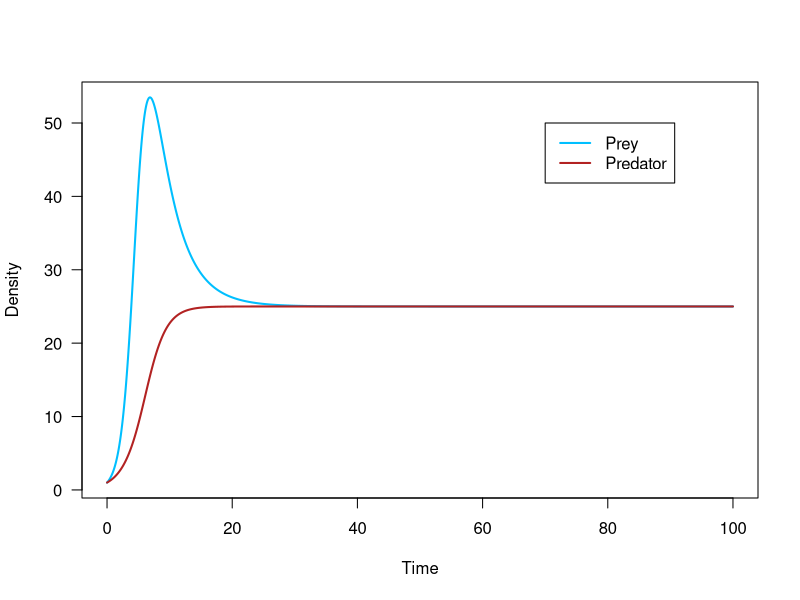
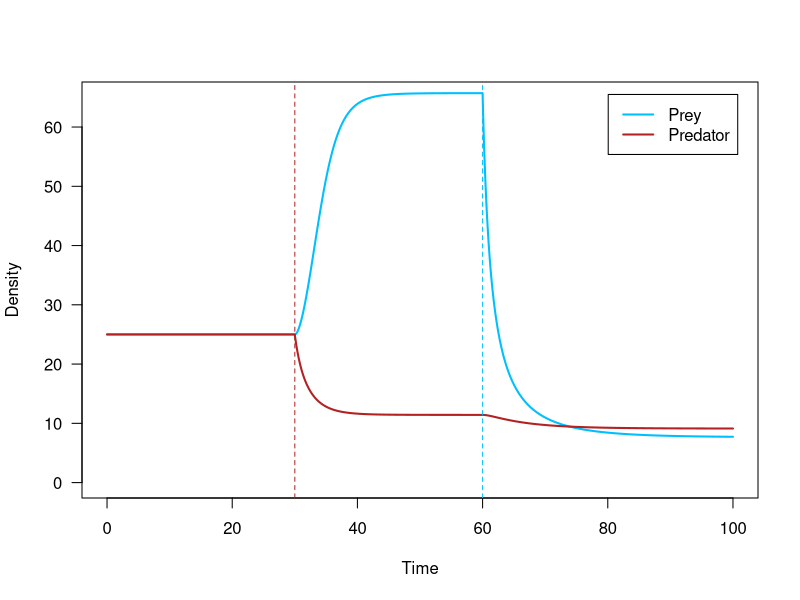
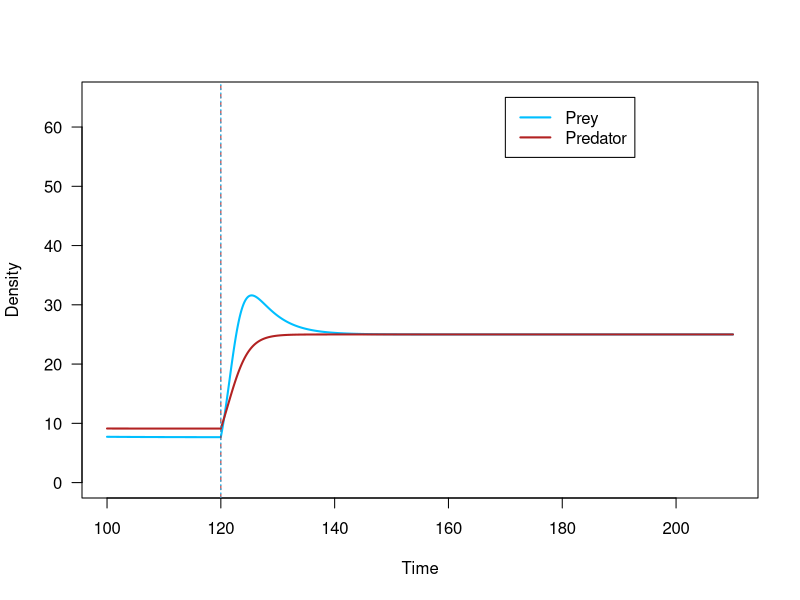
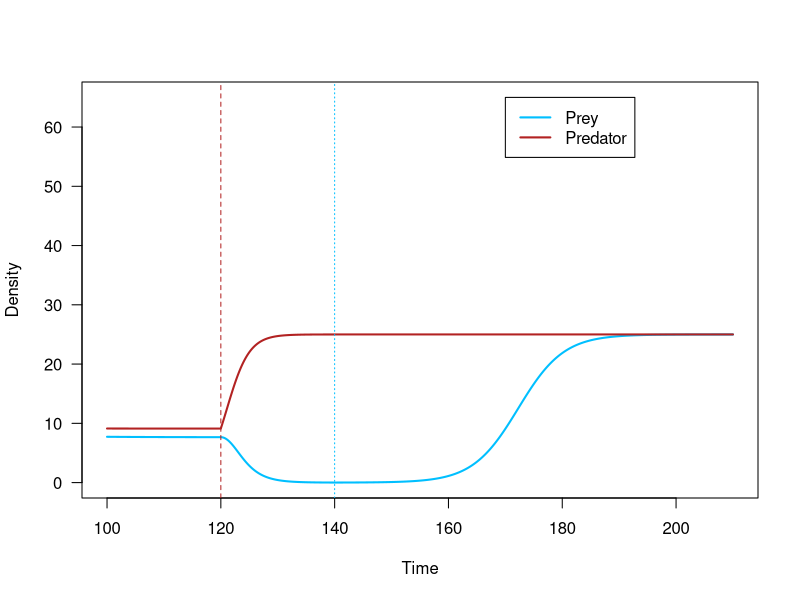
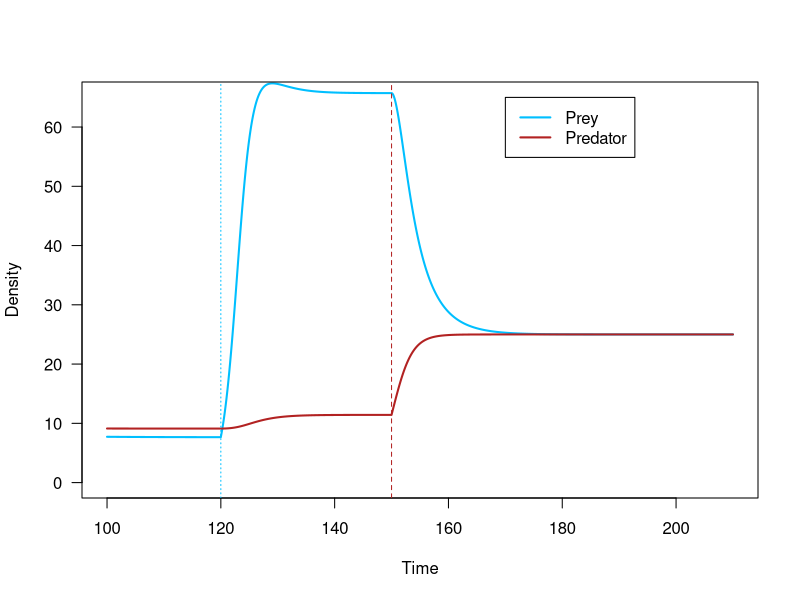
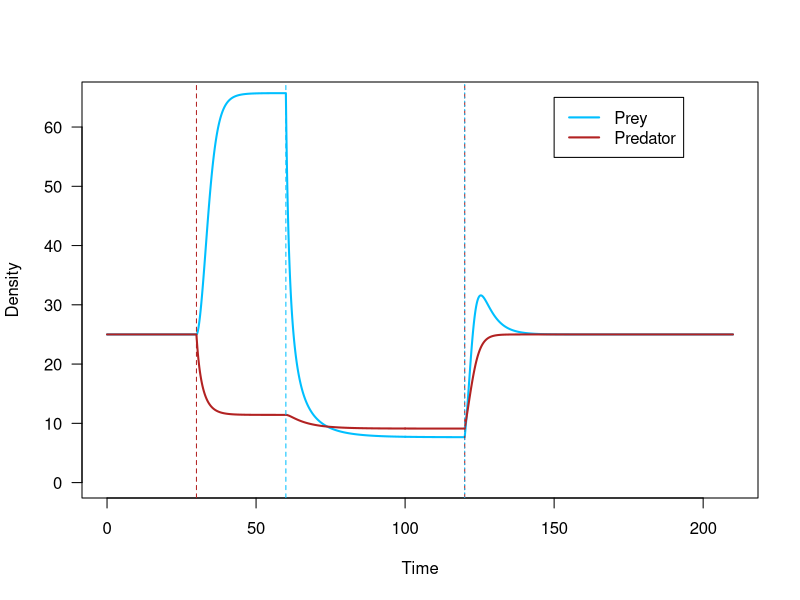
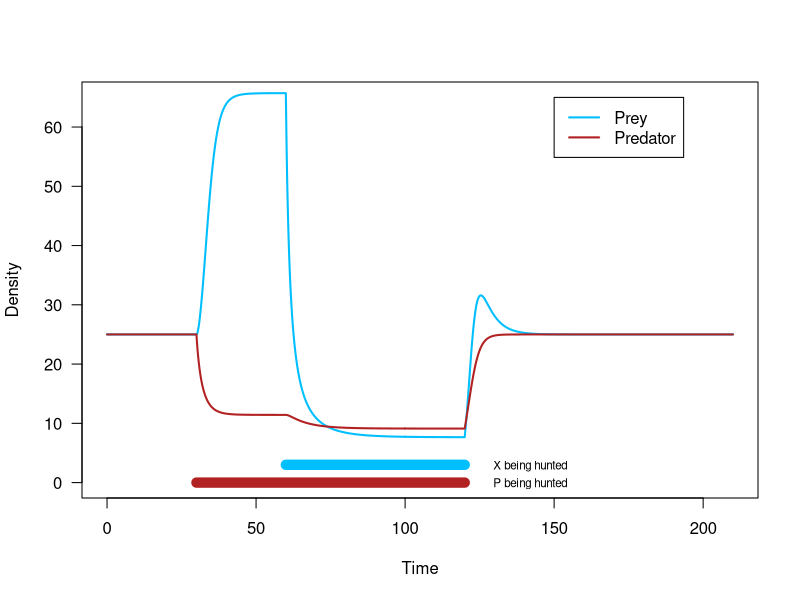
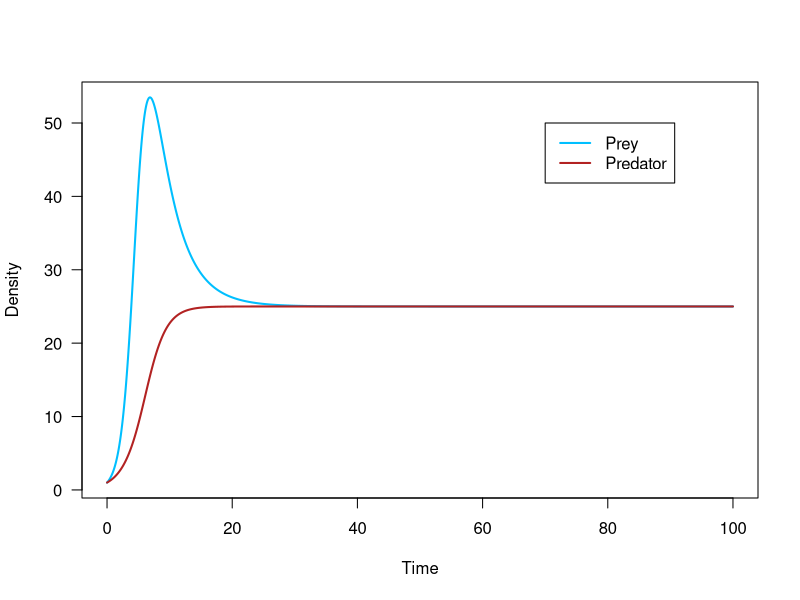

R code for these plots, in order:
## ---- chunk 1
knitr::opts_chunk$set(echo = TRUE)
## ---- chunk 2
r_x <- 1 		# prey X's growth rate
K_x <- 100 		# prey X's carrying capacity
a_x <- 0.03		# attack rate of predator on prey X
c <- 0.05		# predator's conversion efficiency
a_y <- 0.03		# attack rate of predator on prey Y
d_p <- 0.25		# mortality rate of predator
K_p <- 25		# predator's carrying capacity
Y <- 500		# abundance of other prey type
## ---- chunk 3
X0 <- 1 # prey X initial population size
P0 <- 1 # predator initial population size
## ---- chunk 4
# creating holding vectors and filling initial conditions
tset <- seq(from = 0, to = 100, length.out = 20000)
X.simu1 <- NaN*tset
X.simu1[1] <- X0
P.simu1 <- NaN*tset
P.simu1[1] <- P0

for(i in 2:length(tset)){
  # calculating change in time
	dt <- tset[i]-tset[i-1]
	
	# storing temporary variables
	X <- X.simu1[i-1]
	P <- P.simu1[i-1]
	
	# calculating change in population size of predator and prey
	dX <- ( r_x*X*(1-X/K_x) - a_x*P*X ) * dt #no harvest so no h
	dP <- ( P*(c*(a_x*X+a_y*Y)-d_p)*(1-P/K_p) ) * dt
	
	# calculating total population size of predator and prey
	# storing in holding vector
	X.simu1[i] <- X.simu1[i-1] + dX
	P.simu1[i] <- P.simu1[i-1] + dP
}
## ---- chunk 5
# storing colors for predator and prey
Xcol <- 'deepskyblue'
Pcol <- 'firebrick'
## ---- chunk 6
# plot prey (X.simu1) against time (tset)
plot(x = tset, y = X.simu1,
     type = 'l', las = 1, lwd = 2, col = Xcol,
     xlab = 'Time', ylab = 'Density')

# plot predator (P.simu1) against time (tset)
lines(x = tset, y = P.simu1,
      lwd = 2, col = Pcol)

# add a legend
legend(x = 70, y = 50, 
       lwd = 2,
       legend = c('Prey', 'Predator'),
       col = c(Xcol, Pcol))
## ---- chunk 7
#i am going ot srart with the population size a tt he end of the prey similuation, making th eassumption that it reach 
X0 <- X.simu1[length(tset)]
P0 <- P.simu1[length(tset)]
## ---- chunk 8
h_x <- 0.65 		# hunting rate of species X
h_p <- 0.325		# hunting rate of species P
## ---- chunk 9
# tim to start hunting pred at day 30
t_Pstart <- 30

# time to start hunting the prey at time 60 
t_Xstart <- 60
## ---- chunk 10
# creating holding vectors and filling initial conditions
tset <- seq(from = 0, to = 100, length.out = 20000)
X.simu2 <- NaN*tset
X.simu2[1] <- X0
P.simu2 <- NaN*tset
P.simu2[1] <- P0
## ---- chunk 11
for(i in 2:length(tset)){
  
  # ifelse statements for hunting
	if(tset[i] < t_Pstart){ h_p_now <- 0 } ##if the time is before i can start hunting, make my hunting dumby variable 0 so no hunting is happening
  else { h_p_now <- h_p } ##if my current time is after hunting has started, make it the hunting rate for predators
	
	if(tset[i] < t_Xstart){ h_x_now <- 0 } ## same as above but with prey
  else { h_x_now <- h_x } ## 
	
  # calculating change in time
	dt <- tset[i]-tset[i-1]
	
	# 
	X <- X.simu2[i-1]
	P <- P.simu2[i-1]
	
	# calculating change in population size for predator and prey
	dX <- ( r_x*X*(1-X/K_x) - a_x*P*X - h_x_now*X ) * dt
	dP <- ( P*(c*(a_x*X+a_y*Y)-d_p)*(1-P/K_p) - h_p_now*P ) * dt
	
	# calculating total population size for predator and prey
	X.simu2[i] <- X.simu2[i-1] + dX
	P.simu2[i] <- P.simu2[i-1] + dP
}
## ---- chunk 12
# Scenario 2:
# timeseries here time on x and simulation of prey and predaotrs each as a line

# plot prey (X.simu2) against time (tset)
plot(x = tset, y = X.simu2,
     type = 'l', las = 1, lwd = 2, col = Xcol,
     xlab = 'Time', ylab = 'Density',
     ylim = c(0, 65))

# plot predator (P.simu2) against time (tset)
lines(x = tset, y = P.simu2,
      lwd = 2, col = Pcol)

# add a legend
## New legend arguments!! What do they do? ##
legend(x = 'topright',  # turns out we can tell R to put the legend in a physical place on the plot
       inset = 0.03,   # the inset argument tells R how far inside the axes to place the legend
       lwd = 2,
       legend = c('Prey','Predator'),
       col = c(Xcol, Pcol))

# add vertical lines to indicate where hunting was turned on for each species
abline(v = t_Pstart, lty = 2, col = Pcol)
abline(v = t_Xstart, lty = 2, col = Xcol)
## ---- chunk 13
# start new simulation with values from the end of the previous simulation
#set initial conditions to be the pop valus at equilibrium with hunting aka at the end of the simulation
X0_dis <- X.simu2[length(tset)]
P0_dis <- P.simu2[length(tset)]
## ---- chunk 14
tset2 <- seq(from = 100, to = 210,length.out = 21000) #note to self this is different from tset1
## ---- chunk 15
#both stop around 20 years

t_stophunt <- 120
## ---- chunk 16
t_stopX <- 170


## ---- chunk 17

t_stopP <- 150

## ---- chunk 18
# creating holding vectors and storing initial conditions
X.simu3 <- NaN*tset2 #note tset2 and updated to simu3
X.simu3[1] <- X0_dis
P.simu3 <- NaN*tset2
P.simu3[1] <- P0_dis


head(X.simu3)

# using tset2: time from 100 to 210
for(i in 2:length(tset2)){
	
  # if else statements
  ## tstophunt is 120 (time we stop hunting) is the same for both
  ## if the current time is before we stop hunting, then keep on hunting. set the hunting rate to teh hunting rate
	if(tset2[i] < t_stophunt){ h_p_now <- h_p } else { h_p_now <- 0 } ##if after we stop hunting, set to 0, no more hunting!
	
  ## 
  ## same as above but for prey
	if(tset2[i] < t_stophunt){ h_x_now <- h_x } else { h_x_now <- 0 }
	
  # calculating change in time
	dt <- tset2[i]-tset2[i-1] #tset2
	
	# storing temporary variables
	X <- X.simu3[i-1]
	P <- P.simu3[i-1]
	
	# calculating change in population size
	dX <- (r_x*X*(1-X/K_x) - a_x*P*X - h_x_now*X ) * dt
	dP <- (P*(c*(a_x*X+a_y*Y)-d_p)*(1-P/K_p) - h_p_now*P ) * dt
	
	# calculating total population size and storing in holding vector
	X.simu3[i] <- X.simu3[i-1] + dX
	P.simu3[i] <- P.simu3[i-1] + dP
}
## ---- chunk 19
# Scenario 3:
# 

# plot prey (X.simu3) against time (tset2)
plot(x = tset2, y = X.simu3,
     type = 'l', las = 1, lwd = 2, col = Xcol,
     xlab = 'Time', ylab = 'Density',
     ylim = c(0, 65))

# plot predator (P.simu3) against time (tset2)
lines(x = tset2, y = P.simu3,
      lwd = 2, col = Pcol)

# add a legend
legend(x = 170, y = 65, 
       lwd = 2,
       legend = c('Prey', 'Predator'),
       col = c(Xcol, Pcol))

# add vertical lines to indicate where hunting stopped
abline(v = t_stophunt, lty = 2, col = Pcol)
abline(v = t_stophunt, lty = 3, col = Xcol)
## ---- chunk 20
# creating holding vectors and storing initial conditions
X.simu4 <- NaN*tset2
X.simu4[1] <- X0_dis
P.simu4 <- NaN*tset2
P.simu4[1] <- P0_dis

for(i in 2:length(tset2)){
	
  # if time is before t_stophunt, h_p_now = h_p
  # else, h_p_now = 0
	if(tset2[i] < t_stophunt){ h_p_now <- h_p } else { h_p_now <- 0 } 
	
  # if time is before t_stopX, h_x_now = h_x
  # else, h_x_now = 0
	if(tset2[i] < t_stopX){ h_x_now <- h_x } else { h_x_now <- 0 }## UPDATE HERE!! important- setting different time to stop hunting
	
  # calculating change in time
	dt <- tset2[i]-tset2[i-1]
	
	# storing temporary variables
	X <- X.simu4[i-1]
	P <- P.simu4[i-1]
	
	# calculating change in population size
	dX <- ( r_x*X*(1-X/K_x) - a_x*P*X - h_x_now*X ) * dt
	dP <- ( P*(c*(a_x*X+a_y*Y)-d_p)*(1-P/K_p) - h_p_now*P ) * dt
	
	# calculating total population size and storing in holding vector
	X.simu4[i] <- X.simu4[i-1] + dX
	P.simu4[i] <- P.simu4[i-1] + dP
}
## ---- chunk 21
# Scenario 4:
t_stopnew <- 140

# creating holding vectors and storing initial conditions
X.simu4 <- NaN*tset2
X.simu4[1] <- X0_dis
P.simu4 <- NaN*tset2
P.simu4[1] <- P0_dis

for(i in 2:length(tset2)){
	
  # if time is before t_stophunt, h_p_now = h_p
  # else, h_p_now = 0
	if(tset2[i] < t_stophunt){ h_p_now <- h_p } else { h_p_now <- 0 } 
	
  # if time is before t_stopX, h_x_now = h_x
  # else, h_x_now = 0
	if(tset2[i] < t_stopnew){ h_x_now <- h_x } else { h_x_now <- 0 }## UPDATE HERE!! important- setting different time to stop hunting
	
  # calculating change in time
	dt <- tset2[i]-tset2[i-1]
	
	# storing temporary variables
	X <- X.simu4[i-1]
	P <- P.simu4[i-1]
	
	# calculating change in population size
	dX <- ( r_x*X*(1-X/K_x) - a_x*P*X - h_x_now*X ) * dt
	dP <- ( P*(c*(a_x*X+a_y*Y)-d_p)*(1-P/K_p) - h_p_now*P ) * dt
	
	# calculating total population size and storing in holding vector
	X.simu4[i] <- X.simu4[i-1] + dX
	P.simu4[i] <- P.simu4[i-1] + dP
}
# 

# plot prey (X.simu4) against time (tset2)
plot(x = tset2, y = X.simu4,
     type = 'l', las = 1, lwd = 2, col = Xcol,
     xlab = 'Time', ylab = 'Density',
     ylim = c(0, 65))

# plot predator (P.simu4) against time (tset2)
lines(x = tset2, y = P.simu4,
      lwd = 2, col = Pcol)

# add a legend
legend(x = 170, y = 65, 
       lwd = 2,
       legend = c('Prey', 'Predator'),
       col = c(Xcol, Pcol))

# add vertical lines to indicate where hunting stopped
abline(v = t_stophunt, lty = 2, col = Pcol)
abline(v = t_stopnew, lty = 3, col = Xcol)



## ---- chunk 22



## ---- chunk 23
# creating holding vectors and storing initial conditions
X.simu5 <- NaN*tset2
X.simu5[1] <- X0_dis
P.simu5 <- NaN*tset2
P.simu5[1] <- P0_dis

for(i in 2:length(tset2)){
	#IMPRTAnt updates here
  # if time is before t_stophunt, h_p_now = h_p
  # else, h_p_now = 0
	if(tset2[i] < t_stopP){ h_p_now <- h_p } else { h_p_now <- 0 } 
	
  # if time is before t_stopX, h_x_now = h_x
  # else, h_x_now = 0
	if(tset2[i] < t_stophunt){ h_x_now <- h_x } else { h_x_now <- 0 }## UPDATE HERE!! important- setting different time to stop hunting
	
  # calculating change in time
	dt <- tset2[i]-tset2[i-1]
	
	# storing temporary variables
	X <- X.simu5[i-1]
	P <- P.simu5[i-1]
	
	# calculating change in population size
	dX <- ( r_x*X*(1-X/K_x) - a_x*P*X - h_x_now*X ) * dt
	dP <- ( P*(c*(a_x*X+a_y*Y)-d_p)*(1-P/K_p) - h_p_now*P ) * dt
	
	# calculating total population size and storing in holding vector
	X.simu5[i] <- X.simu5[i-1] + dX
	P.simu5[i] <- P.simu5[i-1] + dP
}
# 

## ---- chunk 24
# Scenario 5:
# plot prey (X.simu4) against time (tset2)
plot(x = tset2, y = X.simu5,
     type = 'l', las = 1, lwd = 2, col = Xcol,
     xlab = 'Time', ylab = 'Density',
     ylim = c(0, 65))

# plot predator (P.simu4) against time (tset2)
lines(x = tset2, y = P.simu5,
      lwd = 2, col = Pcol)

# add a legend
legend(x = 170, y = 65, 
       lwd = 2,
       legend = c('Prey', 'Predator'),
       col = c(Xcol, Pcol))

# add vertical lines to indicate where hunting stopped
abline(v = t_stopP, lty = 2, col = Pcol)
abline(v = t_stophunt, lty = 3, col = Xcol)

## ---- chunk 25
# first section time 0 to 100, community disassembly aka plot 2b
## plot prey
plot(x = tset, y = X.simu2,
     type = 'l', las = 1, lwd = 2, col = Xcol,
     xlab = 'Time', ylab = 'Density',
     xlim = c(0, 210), ylim = c(0, 65))
## plot predator
lines(x = tset, y = P.simu2,
      lwd = 2, col = Pcol)

# second part: recovery with synchrous stopping of hunting
## plot prey
lines(x = tset2, y = X.simu3,
      lwd = 2, col = Xcol)
## plot predator
lines(x = tset2, y = P.simu3,
      lwd = 2, col = Pcol)

# add a legend
legend(x = 150, y = 65, 
       legend = c('Prey','Predator'),
       lwd = 2,
       col = c(Xcol, Pcol))

# add vertical lines to indicate where hunting ***started
abline(v = t_Xstart, lty = 2, col = Xcol)
abline(v = t_Pstart, lty = 2, col = Pcol)

# ad vertical lines to indicate where hunting ***ended
abline(v = t_stophunt, lty = 2, col = Pcol)
abline(v = t_stophunt, lty = 3, col = Xcol)
## ---- chunk 26
# same
## plot prey
plot(x = tset, y = X.simu2,
     type = 'l', las = 1, lwd = 2, col = Xcol,
     xlab = 'Time', ylab = 'Density',
     xlim = c(0, 210), ylim = c(0, 65))
## plot predator
lines(x = tset, y = P.simu2,
      lwd = 2, col = Pcol)

# same
## plot prey
lines(x = tset2, y = X.simu3,
      lwd = 2, col = Xcol)
## plot predator
lines(x = tset2, y = P.simu3,
      lwd = 2, col = Pcol)

# add a legend
legend(x = 150, y = 65, 
       legend = c('Prey','Predator'),
       lwd = 2,
       col = c(Xcol, Pcol))

#changes start here
# add horizontal line to indicate when prey hunting occurred
lines(x = c(t_Xstart, t_stophunt), y = c(3, 3), 
      lwd = 10, col = Xcol)
text(x = 142, y = 2.8, 'X being hunted', cex = .7)

# add horizontal line to indicate where predator hunting occurred
lines(x = c(t_Pstart, t_stophunt), y = c(0, 0), 
      lwd = 10, col = Pcol)
text(x = 142, y = -.2, 'P being hunted', cex = .7)
## ---- chunk 27
Yset <- seq(from = 0, to = 1000,length.out = 50) #densities I want to look at (0-1000 prey items)
## ---- chunk 28
# checking to make sure that simulation has reached equilibrium

# plot prey (X.simu1) against time
plot(x = tset, y = X.simu1,
     type = 'l', las = 1, lwd = 2, col = Xcol, 
     xlab = 'Time', ylab = 'Density')

# plot predator a(P.simu1) against time
lines(x = tset, y = P.simu1,
      lwd = 2, col = Pcol)

# add a legend
legend(x = 70, y = 50, 
       legend = c('Prey','Predator'),
       col = c(Xcol, Pcol),
       lwd = 2)
## ---- chunk 29
Xstarset <- NaN*Yset
Pstarset <- NaN*Yset
## ---- chunk 30
for(j in 1:length(Yset)){
  # assign the value of Y
	Y <- Yset[j] 
	
	# create a holding vector for predator and prey populations
	# and fill with initial conditions
	X.simu <- NaN*tset
	X.simu[1] <- 1   
	P.simu <- NaN*tset 
	P.simu[1] <- 1
	
	for(i in 2:length(tset)){
	  # calculating change in time
		dt <- tset[i]-tset[i-1]
		
		# storing temporary variables
		X <- X.simu[i-1]
		P <- P.simu[i-1]
		
		# calculating change in population size
		dX <- ( r_x*X*(1-X/K_x) - a_x*P*X - h_x*X ) * dt
		dP <- ( P*(c*(a_x*X+a_y*Y)-d_p)*(1-P/K_p) - h_p*P ) * dt
		
		# calculating total population size
		X.simu[i] <- X.simu[i-1] + dX
		P.simu[i] <- P.simu[i-1] + dP	
	}
	
	# storing last population size (equilibrium population size) in holding vector
	Xstarset[j] <- X.simu[length(tset)]
	Pstarset[j] <- P.simu[length(tset)]
	
}
## ---- chunk 31
# plot stable equilibria of predator (Pstarset) against density of alternate prey (Yset)
plot(x = Yset, y = Pstarset,
     type = 'l', lwd = 2, col = Pcol, las = 1,
     xlab = 'Density of alternate prey, Y', ylab = 'Stable equilibria of predator, P*')

# plot stable equilibria of prey (Xstarset) against density of alternate prey (Yset)
plot(x = Yset, y = Xstarset,
     type = 'l', lwd = 2, col = Xcol, las = 1, 
     xlab = 'Density of alternate prey, Y', ylab = 'Stable equilibria of focal prey, X*')
## ---- chunk 32



## ---- chunk 33
# 2d
# Scenario 5:
# first section time 0 to 100, community disassembly aka plot 2b
## plot prey
plot(x = tset, y = X.simu2,
     type = 'l', las = 1, lwd = 2, col = Xcol,
     xlab = 'Time', ylab = 'Density',
     xlim = c(0, 210), ylim = c(0, 65))
## plot predator
lines(x = tset, y = P.simu2,
      lwd = 2, col = Pcol)


# second part: recovery with synchrous stopping of hunting
## plot prey
lines(x = tset2, y = X.simu5,
      lwd = 2, col = Xcol)
## plot predator
lines(x = tset2, y = P.simu5,
      lwd = 2, col = Pcol)

# add a legend
legend(x = 'topright',  # turns out we can tell R to put the legend in a physical place on the plot
       inset = 0.03,   # the inset argument tells R how far inside the axes to place the legend
       lwd = 2, 
       legend = c('Prey','Predator'),
       col = c(Xcol, Pcol))

# add vertical lines to indicate where hunting ***started
abline(v = t_Xstart, lty = 2, col = Xcol)
abline(v = t_Pstart, lty = 2, col = Pcol)

# ad vertical lines to indicate where hunting ***ended
abline(v = t_stopP, lty = 2, col = Pcol)
abline(v = t_stophunt, lty = 3, col = Xcol)



## ---- chunk 34
# plot stable equilibria of predator (Pstarset) against density of alternate prey (Yset)
plot(x = Yset, y = Pstarset,
     type = 'l', lwd = 2, col = Pcol, las = 1,
     xlab = 'Density of alternate prey, Y', ylab = 'Stable equilibria of predator, P*')

# plot stable equilibria of prey (Xstarset) against density of alternate prey (Yset)
plot(x = Yset, y = Xstarset,
     type = 'l', lwd = 2, col = Xcol, las = 1, 
     xlab = 'Density of alternate prey, Y', ylab = 'Stable equilibria of focal prey, X*')


## ---- chunk 35

K_pset <- seq(from = 0, to = 1000,length.out = 50) #densities I want to look at (0-1000 prey items)
# checking to make sure that simulation has reached equilibrium

# plot prey (X.simu1) against time
plot(x = tset, y = X.simu1,
     type = 'l', las = 1, lwd = 2, col = Xcol, 
     xlab = 'Time', ylab = 'Density')

# plot predator a(P.simu1) against time
lines(x = tset, y = P.simu1,
      lwd = 2, col = Pcol)

# add a legend
legend(x = 70, y = 50, 
       legend = c('Prey','Predator'),
       col = c(Xcol, Pcol),
       lwd = 2)

Xstarset <- NaN*Yset
Pstarset <- NaN*Yset


#####
for(j in 1:length(Yset)){
  # assign the value of Y
	K_p <- K_pset[j] 
	
	# create a holding vector for predator and prey populations
	# and fill with initial conditions
	X.simu <- NaN*tset
	X.simu[1] <- 1   
	P.simu <- NaN*tset 
	P.simu[1] <- 1
	
	for(i in 2:length(tset)){
	  # calculating change in time
		dt <- tset[i]-tset[i-1]
		
		# storing temporary variables
		X <- X.simu[i-1]
		P <- P.simu[i-1]
		
		# calculating change in population size
		dX <- ( r_x*X*(1-X/K_x) - a_x*P*X - h_x*X ) * dt
		dP <- ( P*(c*(a_x*X+a_y*Y)-d_p)*(1-P/K_p) - h_p*P ) * dt
		
		# calculating total population size
		X.simu[i] <- X.simu[i-1] + dX
		P.simu[i] <- P.simu[i-1] + dP	
	}
	
	# storing last population size (equilibrium population size) in holding vector
	Xstarset[j] <- X.simu[length(tset)]
	Pstarset[j] <- P.simu[length(tset)]
	
}

########
#plot

# plot stable equilibria of predator (Pstarset) against density of alternate prey (Yset)
plot(x = K_pset, y = Pstarset,
     type = 'l', lwd = 2, col = Pcol, las = 1,
     xlab = 'Carrying capacity of predator, K_p', ylab = 'Stable equilibria of predator, P*')

# plot stable equilibria of prey (Xstarset) against density of alternate prey (Yset)
plot(x = K_pset, y = Xstarset,
     type = 'l', lwd = 2, col = Xcol, las = 1, 
     xlab = 'Carrying capacity of predator, K_p', ylab = 'Stable equilibria of focal prey, X*')




## ---- chunk 36
Y = 200
h_x = 0.65 
h_p = 0.325

#re-run for() loops but with new values for Y

# creating holding vectors and storing initial conditions - using initial time step, not extended
X.simu6 <- NaN*tset
X.simu6[1] <- X0_dis
P.simu6 <- NaN*tset
P.simu6[1] <- P0_dis

# using tset
for(i in 2:length(tset)){ #start at time step 2 from the second time step we set
	
  # if else statements
  ## if current time step is before (less than) t_stophunt hunting pressure stays as h_p
  ## else hunting pressure is set to 0 (no hunting after t_stophunt)
	if(tset[i] < t_stophunt){ h_p_now <- h_p } else { h_p_now <- 0 }
	
  ## if current time step is before (less than) t_stophunt hunting pressure stays as h_x
  ## else hunting pressure is set to 0 (no hunting after t_stophunt)
	if(tset[i] < t_stophunt){ h_x_now <- h_x } else { h_x_now <- 0 }
	
  # calculating change in time
	dt <- tset[i]-tset[i-1]
	
	# storing temporary variables
	X <- X.simu6[i-1] #prey at previous step
	P <- P.simu6[i-1] #preds at previous step
	
	# calculating change in population size
	dX <- (r_x*X*(1-X/K_x) - a_x*P*X - h_x_now*X ) * dt #hunting equation for prey (with new Y value)
	dP <- (P*(c*(a_x*X+a_y*Y)-d_p)*(1-P/K_p) - h_p_now*P ) * dt #hunting equation for preds (with new Y value)
	
	# calculating total population size and storing in holding vector
	X.simu6[i] <- X.simu6[i-1] + dX
	P.simu6[i] <- P.simu6[i-1] + dP
}

#and now plot

# plot prey (X.simu6) against time (tset2)
plot(x = tset, y = X.simu6,
     type = 'l', las = 1, lwd = 2, col = Xcol,
     xlab = 'Time', ylab = 'Density',
     ylim = c(0, 65)) 

# plot predator (P.simu6) against time (tset2)
lines(x = tset, y = P.simu6,
      lwd = 2, col = Pcol)

# add a legend
legend(x = 170, y = 65, 
       lwd = 2,
       legend = c('Prey', 'Predator'),
       col = c(Xcol, Pcol))

# add vertical lines to indicate where hunting stopped
abline(v = t_stophunt, lty = 2, col = Pcol)
abline(v = t_stophunt, lty = 3, col = Xcol)

# add a legend
legend(x = 60, y = 60, 
       legend = c('Prey','Predator'),
       lwd = 2,col = c(Xcol, Pcol))
## ---- chunk 37
#Y_new <- 200
#X0 <- X.simu1[length(tset)]
#P0 <- P.simu1[length(tset)]

# creating holding vectors and filling initial conditions
#tset <- seq(from = 0, to = 100, length.out = 20000)
#X.simu4a <- NaN*tset
#X.simu4a[1] <- X0
#P.simu4a <- NaN*tset
#P.simu4a[1] <- P0

#for(i in 2:length(tset)){
  
  # ifelse statements for hunting
#	if(tset[i] < t_Pstart){ h_p_now <- 0 } ##if the time is before i can start hunting, make my hunting dumby variable 0 so no hunting is happening
#  else { h_p_now <- h_p } ##if my current time is after hunting has started, make it the hunting rate for predators
	
#	if(tset[i] < t_Xstart){ h_x_now <- 0 } ## same as above but with prey
#  else { h_x_now <- h_x } ## 
	
  # calculating change in time
#	dt <- tset[i]-tset[i-1]
	
	# 
#	X <- X.simu4a[i-1]
#	P <- P.simu4a[i-1]
	
	# calculating change in population size for predator and prey
#	dX <- ( r_x*X*(1-X/K_x) - a_x*P*X - h_x_now*X ) * dt
#	dP <- ( P*(c*(a_x*X+a_y*Y_new)-d_p)*(1-P/K_p) - h_p_now*P ) * dt
	
	# calculating total population size for predator and prey
#	X.simu4a[i] <- X.simu4a[i-1] + dX
#	P.simu4a[i] <- P.simu4a[i-1] + dP
#}
#check head


#plot
# Scenario 2:
# timeseries here time on x and simulation of prey and predaotrs each as a line

# plot prey (X.simu2) against time (tset)
#plot(x = tset, y = X.simu4a,
#     type = 'l', las = 1, lwd = 2, col = Xcol,
#     xlab = 'Time', ylab = 'Density',
 #    ylim = c(0, 160))

# plot predator (P.simu2) against time (tset)
#lines(x = tset, y = P.simu4a,
 #     lwd = 2, col = Pcol)

# add a legend
## New legend arguments!! What do they do? ##
#legend(x = 'topright',  # turns out we can tell R to put the legend in a physical place on the plot
#       inset = 0.03,   # the inset argument tells R how far inside the axes to place the legend
#       lwd = 2,
 #      legend = c('Prey','Predator'),
  #     col = c(Xcol, Pcol))

# add vertical lines to indicate where hunting was turned on for each species
#abline(v = t_Pstart, lty = 2, col = Pcol)
#abline(v = t_Xstart, lty = 2, col = Xcol)


## ---- chunk 38
tset3 <- seq(100,500,length.out=22000)
# start new simulation with values from the end of the previous simulation
#set initial conditions to be the pop valus at equilibrium with hunting aka at the end of the simulation
X0_dis <- X.simu6[length(tset)]
P0_dis <- P.simu6[length(tset)]

head(X0_dis)
#SYNCHRONOUS
# creating holding vectors and storing initial conditions
X.simu7 <- NaN*tset3 #note tset2 and updated to simu3
X.simu7[1] <- X0_dis
P.simu7 <- NaN*tset3
P.simu7[1] <- P0_dis

# using tset2: time from 100 to 210
for(i in 2:length(tset3)){
	
  # if else statements
  ## tstophunt is 120 (time we stop hunting) is the same for both
  ## if the current time is before we stop hunting, then keep on hunting. set the hunting rate to teh hunting rate
	if(tset3[i] < t_stophunt){ h_p_now <- h_p } else { h_p_now <- 0 } ##if after we stop hunting, set to 0, no more hunting!
	
  ## 
  ## same as above but for prey
	if(tset3[i] < t_stophunt){ h_x_now <- h_x } else { h_x_now <- 0 }
	
  # calculating change in time
	dt <- tset3[i]-tset3[i-1] #tset2
	
	# storing temporary variables
	X <- X.simu7[i-1]
	P <- P.simu7[i-1]
	
	# calculating change in population size
	dX <- (r_x*X*(1-X/K_x) - a_x*P*X - h_x_now*X ) * dt
	dP <- (P*(c*(a_x*X+a_y*Y)-d_p)*(1-P/K_p) - h_p_now*P ) * dt
	
	# calculating total population size and storing in holding vector
	X.simu7[i] <- X.simu7[i-1] + dX
	P.simu7[i] <- P.simu7[i-1] + dP
}


head(X.simu7)

#plot
# plot prey (X.simu3) against time (tset2)
plot(x = tset3, y = X.simu7,
     type = 'l', las = 1, lwd = 2, col = Xcol,
     xlab = 'Time', ylab = 'Density',
     ylim = c(0, 1000),
     main = 'Synchronous')

# plot predator (P.simu3) against time (tset2)
lines(x = tset3, y = P.simu7,
      lwd = 2, col = Pcol)

# add a legend
legend(x = 'top', 
       lwd = 2,
       legend = c('Prey', 'Predator'),
       col = c(Xcol, Pcol))

# add vertical lines to indicate where hunting stopped
abline(v = t_stophunt, lty = 2, col = Pcol)
abline(v = t_stophunt, lty = 3, col = Xcol)


##############################################
#PREDATOR FIRST
# creating holding vectors and storing initial conditions
X.simu8 <- NaN*tset3
X.simu8[1] <- X0_dis
P.simu8 <- NaN*tset3
P.simu8[1] <- P0_dis

for(i in 2:length(tset2)){
	
  # if time is before t_stophunt, h_p_now = h_p
  # else, h_p_now = 0
	if(tset2[i] < t_stophunt){ h_p_now <- h_p } else { h_p_now <- 0 } 
	
  # if time is before t_stopX, h_x_now = h_x
  # else, h_x_now = 0
	if(tset2[i] < t_stopX){ h_x_now <- h_x } else { h_x_now <- 0 }## UPDATE HERE!! important- setting different time to stop hunting
	
  # calculating change in time
	dt <- tset3[i]-tset3[i-1]
	
	# storing temporary variables
	X <- X.simu8[i-1]
	P <- P.simu8[i-1]
	
	# calculating change in population size
	dX <- ( r_x*X*(1-X/K_x) - a_x*P*X - h_x_now*X ) * dt
	dP <- ( P*(c*(a_x*X+a_y*Y)-d_p)*(1-P/K_p) - h_p_now*P ) * dt
	
	# calculating total population size and storing in holding vector
	X.simu8[i] <- X.simu8[i-1] + dX
	P.simu8[i] <- P.simu8[i-1] + dP
}
# Scenario 4:
t_stopnew <- 140

# creating holding vectors and storing initial conditions
X.simu8 <- NaN*tset3
X.simu8[1] <- X0_dis
P.simu8 <- NaN*tset3
P.simu8[1] <- P0_dis

for(i in 2:length(tset2)){
	
  # if time is before t_stophunt, h_p_now = h_p
  # else, h_p_now = 0
	if(tset3[i] < t_stophunt){ h_p_now <- h_p } else { h_p_now <- 0 } 
	
  # if time is before t_stopX, h_x_now = h_x
  # else, h_x_now = 0
	if(tset3[i] < t_stopnew){ h_x_now <- h_x } else { h_x_now <- 0 }## UPDATE HERE!! important- setting different time to stop hunting
	
  # calculating change in time
	dt <- tset3[i]-tset3[i-1]
	
	# storing temporary variables
	X <- X.simu8[i-1]
	P <- P.simu8[i-1]
	
	# calculating change in population size
	dX <- ( r_x*X*(1-X/K_x) - a_x*P*X - h_x_now*X ) * dt
	dP <- ( P*(c*(a_x*X+a_y*Y)-d_p)*(1-P/K_p) - h_p_now*P ) * dt
	
	# calculating total population size and storing in holding vector
	X.simu8[i] <- X.simu8[i-1] + dX
	P.simu8[i] <- P.simu8[i-1] + dP
}
# 

# plot prey (X.simu4) against time (tset2)
plot(x = tset3, y = X.simu8,
     type = 'l', las = 1, lwd = 2, col = Xcol,
     xlab = 'Time', ylab = 'Density',
     ylim = c(0, 1000),
     main = 'Predator First')

# plot predator (P.simu4) against time (tset2)
lines(x = tset3, y = P.simu8,
      lwd = 2, col = Pcol)

# add a legend
legend(x = 'top', 
       lwd = 2,
       legend = c('Prey', 'Predator'),
       col = c(Xcol, Pcol))

# add vertical lines to indicate where hunting stopped
abline(v = t_stophunt, lty = 2, col = Pcol)
abline(v = t_stopnew, lty = 3, col = Xcol)


###########################################
#PREY FIRST

# creating holding vectors and storing initial conditions
X.simu9 <- NaN*tset3
X.simu9[1] <- X0_dis
P.simu9 <- NaN*tset3
P.simu9[1] <- P0_dis

for(i in 2:length(tset2)){
	#IMPRTAnt updates here
  # if time is before t_stophunt, h_p_now = h_p
  # else, h_p_now = 0
	if(tset3[i] < t_stopP){ h_p_now <- h_p } else { h_p_now <- 0 } 
	
  # if time is before t_stopX, h_x_now = h_x
  # else, h_x_now = 0
	if(tset3[i] < t_stophunt){ h_x_now <- h_x } else { h_x_now <- 0 }## UPDATE HERE!! important- setting different time to stop hunting
	
  # calculating change in time
	dt <- tset3[i]-tset3[i-1]
	
	# storing temporary variables
	X <- X.simu9[i-1]
	P <- P.simu9[i-1]
	
	# calculating change in population size
	dX <- ( r_x*X*(1-X/K_x) - a_x*P*X - h_x_now*X ) * dt
	dP <- ( P*(c*(a_x*X+a_y*Y)-d_p)*(1-P/K_p) - h_p_now*P ) * dt
	
	# calculating total population size and storing in holding vector
	X.simu9[i] <- X.simu9[i-1] + dX
	P.simu9[i] <- P.simu9[i-1] + dP
}
# 

# Scenario 5:
# plot prey (X.simu4) against time (tset2)
plot(x = tset3, y = X.simu9,
     type = 'l', las = 1, lwd = 2, col = Xcol,
     xlab = 'Time', ylab = 'Density',
     ylim = c(0, 1000),
     main= 'Prey First')

# plot predator (P.simu4) against time (tset2)
lines(x = tset3, y = P.simu9,
      lwd = 2, col = Pcol)

# add a legend
legend(x= 'top' ,
       lwd = 2,
       legend = c('Prey', 'Predator'),
       col = c(Xcol, Pcol))

# add vertical lines to indicate where hunting stopped
abline(v = t_stopP, lty = 2, col = Pcol)
abline(v = t_stophunt, lty = 3, col = Xcol)

